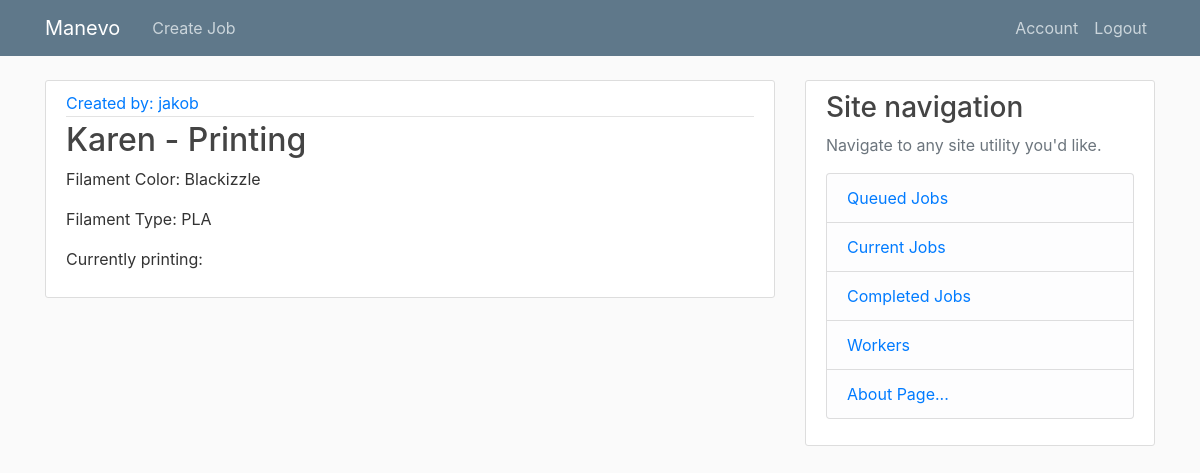
Page /worker (signed in) on the committed database.
### hub/models.py (models this page shows, shortened)
class Worker(db.Model):
    id = db.Column(db.Integer, primary_key=True)
    name = db.Column(db.String, nullable=False, unique=True)
    filamentColor = db.Column(db.String, nullable=False)
    filamentMaterial = db.Column(db.String, nullable=False)
    status = db.Column(db.String, nullable=False, default="Available")
    assignedJobs = db.relationship('Job', backref='worker')
    userID = db.Column(db.Integer, db.ForeignKey('user.id'), nullable=False)

class User(db.Model, UserMixin):
    id = db.Column(db.Integer, primary_key=True)
    username = db.Column(db.String(20), unique=True, nullable=False)
    email = db.Column(db.String(120), unique=True, nullable=False)
    image_file = db.Column(db.String(20), nullable=False, default='default.jpg')
    password = db.Column(db.String(60), nullable=False)
    jobs = db.relationship('Job', backref='user')
    workers = db.relationship('Worker', backref='user')

### hub/routes.py (the view)
@app.route("/worker")
def worker():
    workers = Worker.query.all()
    jobs = Job.query.filter_by(status="Printing")
    return render_template("workers.html", workers=workers, title="Workers", jobs=jobs)

### hub/models.py (called while the page is built)
@login_manager.user_loader
def load_user(get_id):
    return User.query.get(int(get_id))

### hub/templates/workers.html
{% extends "layout.html" %}
{% block content %}
    {% for worker in workers %}
        <article class="media content-section">
          <div class="media-body">
            <div class="article-metadata">
              <a class="mr-2" href="#">Created by: {{ worker.user.username }}</a>
            </div>
            <h2><a class="article-title" href="{{ url_for('edit_worker', worker_id=worker.id) }}">{{ worker.name }} - {{ worker.status }}</a></h2>
            <p class="article-content">Filament Color: {{ worker.filamentColor }}</p>
            <p class="article-content">Filament Type: {{ worker.filamentMaterial }}</p>
            {% if worker.status == "Printing" %}
              <p class="article-content">Currently printing: {{ jobs.filter_by(printerID=worker.id).first().code }}</p>
            {% endif %}
          </div>
        </article>
    {% endfor %}
{% endblock content%}

### hub/static/main.css (style rules this page uses)
body { background: #fafafa; color: #333333; margin-top: 5rem; }
h1, h2, h3, h4, h5, h6 { color: #444444; }
.content-section { background: #ffffff; padding: 10px 20px; border: 1px solid #dddddd; border-radius: 3px; margin-bottom: 20px; }
.article-title { color: #444444; }
.article-content { white-space: pre-line; }
.article-metadata { padding-bottom: 1px; margin-bottom: 4px; border-bottom: 1px solid #e3e3e3 }

### rows in the picture
Worker: user.username "jakob", name "Karen", status "Printing", filamentColor "Blackizzle", filamentMaterial "PLA"
